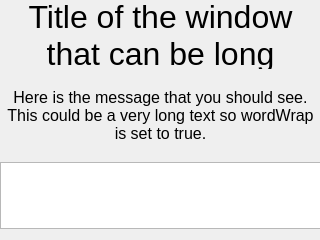
<ui version="4.0" >
 <class>frmQuestion</class>
 <widget class="QDialog" name="frmQuestion" >
  <property name="geometry" >
   <rect>
    <x>0</x>
    <y>0</y>
    <width>320</width>
    <height>240</height>
   </rect>
  </property>
  <property name="windowTitle" >
   <string>Question</string>
  </property>
  <widget class="QWidget" name="" >
   <property name="geometry" >
    <rect>
     <x>0</x>
     <y>2</y>
     <width>321</width>
     <height>241</height>
    </rect>
   </property>
   <layout class="QVBoxLayout" name="verticalLayout" >
    <item>
     <spacer>
      <property name="orientation" >
       <enum>Qt::Vertical</enum>
      </property>
      <property name="sizeType" >
       <enum>QSizePolicy::Maximum</enum>
      </property>
      <property name="sizeHint" stdset="0" >
       <size>
        <width>313</width>
        <height>13</height>
       </size>
      </property>
     </spacer>
    </item>
    <item>
     <layout class="QGridLayout" name="gridLayout" >
      <item row="0" column="0" >
       <widget class="QLabel" name="lblTitle" >
        <property name="sizePolicy" >
         <sizepolicy vsizetype="Fixed" hsizetype="Fixed" >
          <horstretch>0</horstretch>
          <verstretch>0</verstretch>
         </sizepolicy>
        </property>
        <property name="font" >
         <font>
          <pointsize>24</pointsize>
         </font>
        </property>
        <property name="text" >
         <string>Title of the window that can be long</string>
        </property>
        <property name="alignment" >
         <set>Qt::AlignCenter</set>
        </property>
        <property name="wordWrap" >
         <bool>true</bool>
        </property>
       </widget>
      </item>
     </layout>
    </item>
    <item>
     <spacer>
      <property name="orientation" >
       <enum>Qt::Vertical</enum>
      </property>
      <property name="sizeType" >
       <enum>QSizePolicy::Minimum</enum>
      </property>
      <property name="sizeHint" stdset="0" >
       <size>
        <width>312</width>
        <height>13</height>
       </size>
      </property>
     </spacer>
    </item>
    <item>
     <layout class="QVBoxLayout" >
      <property name="spacing" >
       <number>6</number>
      </property>
      <property name="margin" >
       <number>0</number>
      </property>
      <item>
       <widget class="QLabel" name="lblQuestion" >
        <property name="sizePolicy" >
         <sizepolicy vsizetype="Fixed" hsizetype="Minimum" >
          <horstretch>0</horstretch>
          <verstretch>0</verstretch>
         </sizepolicy>
        </property>
        <property name="font" >
         <font>
          <pointsize>12</pointsize>
         </font>
        </property>
        <property name="text" >
         <string>Here is the message that you should see. This could be a very long text so wordWrap is set to true.</string>
        </property>
        <property name="alignment" >
         <set>Qt::AlignCenter</set>
        </property>
        <property name="wordWrap" >
         <bool>true</bool>
        </property>
       </widget>
      </item>
     </layout>
    </item>
    <item>
     <spacer name="verticalSpacer" >
      <property name="orientation" >
       <enum>Qt::Vertical</enum>
      </property>
      <property name="sizeType" >
       <enum>QSizePolicy::Minimum</enum>
      </property>
      <property name="sizeHint" stdset="0" >
       <size>
        <width>20</width>
        <height>13</height>
       </size>
      </property>
     </spacer>
    </item>
    <item>
     <widget class="QListView" name="answers" />
    </item>
    <item>
     <spacer>
      <property name="orientation" >
       <enum>Qt::Vertical</enum>
      </property>
      <property name="sizeType" >
       <enum>QSizePolicy::MinimumExpanding</enum>
      </property>
      <property name="sizeHint" stdset="0" >
       <size>
        <width>312</width>
        <height>13</height>
       </size>
      </property>
     </spacer>
    </item>
   </layout>
  </widget>
 </widget>
 <resources/>
 <connections/>
</ui>
